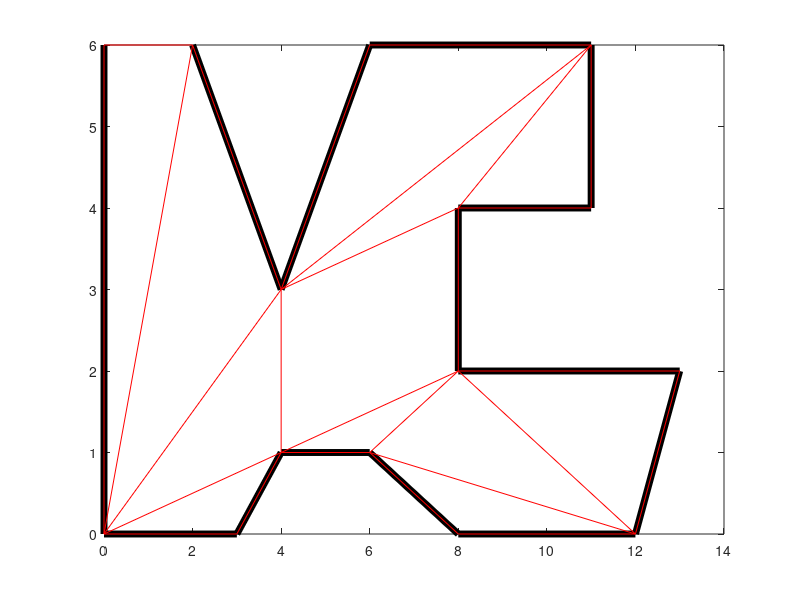
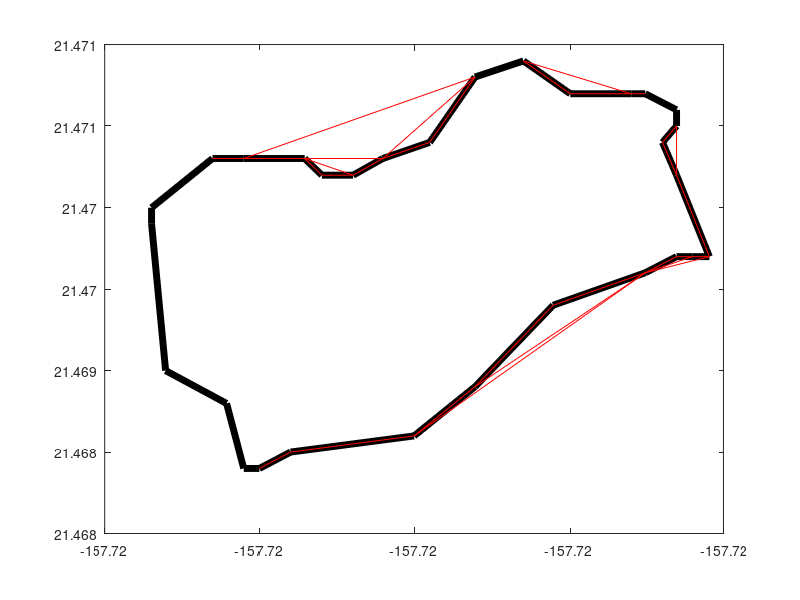

Here is the MATLAB script that generated these plots, in order:
a=[0.0000   6.0000
  0.0000   0.0000
  3.0000   0.0000
  4.0000   1.0000
  6.0000   1.0000
  8.0000   0.0000
 12.0000   0.0000
 13.0000   2.0000
  8.0000   2.0000
  8.0000   4.0000
 11.0000   4.0000
 11.0000   6.0000
  6.0000   6.0000
  4.0000   3.0000
  2.0000   6.0000
];

at=[
   2.0000,  6.0000,     0.0000,  6.0000,     0.0000,  0.0000
  0.0000,  0.0000,     3.0000,  0.0000,     4.0000,  1.0000
  6.0000,  1.0000,     8.0000,  0.0000,    12.0000,  0.0000
 12.0000,  0.0000,    13.0000,  2.0000,     8.0000,  2.0000
  8.0000,  4.0000,    11.0000,  4.0000,    11.0000,  6.0000
 11.0000,  6.0000,     6.0000,  6.0000,     4.0000,  3.0000
  4.0000,  3.0000,     2.0000,  6.0000,     0.0000,  0.0000
  6.0000,  1.0000,    12.0000,  0.0000,     8.0000,  2.0000
  8.0000,  4.0000,    11.0000,  6.0000,     4.0000,  3.0000
  4.0000,  3.0000,     0.0000,  0.0000,     4.0000,  1.0000
  4.0000,  1.0000,     6.0000,  1.0000,     8.0000,  2.0000
  8.0000,  2.0000,     8.0000,  4.0000,     4.0000,  3.0000
  4.0000,  3.0000,     4.0000,  1.0000,     8.0000,  2.0000
];

b=[
-157.7211  21.4684
-157.7212  21.4688
-157.7216  21.4690
-157.7217  21.4699
-157.7217  21.4700
-157.7213  21.4703
-157.7211  21.4703
-157.7207  21.4703
-157.7206  21.4702
-157.7204  21.4702
-157.7202  21.4703
-157.7199  21.4704
-157.7196  21.4708
-157.7193  21.4709
-157.7190  21.4707
-157.7186  21.4707
-157.7185  21.4707
-157.7183  21.4706
-157.7183  21.4705
-157.7184  21.4704
-157.7183  21.4702
-157.7181  21.4697
-157.7182  21.4697
-157.7183  21.4697
-157.7185  21.4696
-157.7191  21.4694
-157.7196  21.4689
-157.7200  21.4686
-157.7208  21.4685
-157.7210  21.4684
-157.7211  21.4684
]


bt=[
-157.7207, 21.4703,   -157.7206, 21.4702,   -157.7204, 21.4702
-157.7202, 21.4703,   -157.7199, 21.4704,   -157.7196, 21.4708
-157.7193, 21.4709,   -157.7190, 21.4707,   -157.7186, 21.4707
-157.7183, 21.4705,   -157.7184, 21.4704,   -157.7183, 21.4702
-157.7182, 21.4697,   -157.7183, 21.4697,   -157.7185, 21.4696
-157.7185, 21.4696,   -157.7191, 21.4694,   -157.7196, 21.4689
-157.7200, 21.4686,   -157.7208, 21.4685,   -157.7210, 21.4684
-157.7207, 21.4703,   -157.7204, 21.4702,   -157.7202, 21.4703
-157.7193, 21.4709,   -157.7186, 21.4707,   -157.7185, 21.4707
-157.7183, 21.4705,   -157.7183, 21.4702,   -157.7181, 21.4697
-157.7181, 21.4697,   -157.7182, 21.4697,   -157.7185, 21.4696
-157.7185, 21.4696,   -157.7196, 21.4689,   -157.7200, 21.4686
-157.7211, 21.4703,   -157.7207, 21.4703,   -157.7202, 21.4703
-157.7181, 21.4697,   -157.7185, 21.4696,   -157.7200, 21.4686
-157.7211, 21.4703,   -157.7202, 21.4703,   -157.7196, 21.4708
-157.7213, 21.4703,   -157.7211, 21.4703,   -157.7196, 21.4708
];

plot(a(:,1), a(:,2), 'k', 'LineWidth', 5)
hold on
for i=1:rows(at)
  plot(at(i,[1,3,5]), at(i,[2,4,6]), 'r')
end

figure

plot(b(:,1), b(:,2), 'k', 'LineWidth', 5)
hold on
for i=1:rows(bt)
  plot(bt(i,[1,3,5]), bt(i,[2,4,6]), 'r')
end

